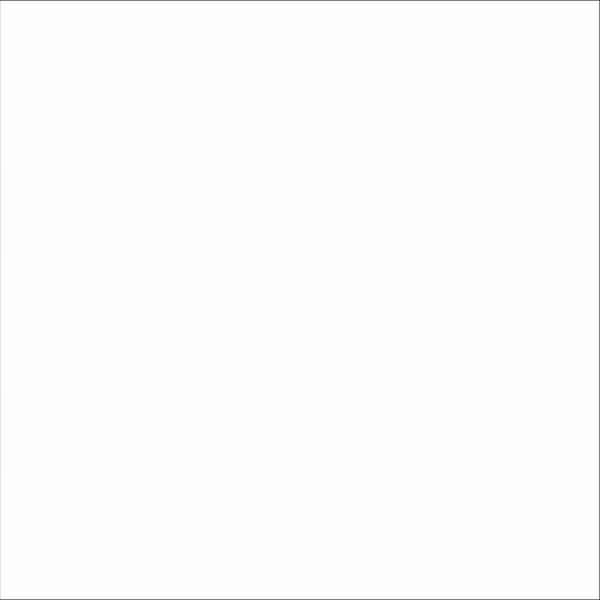
Frame 1 (no input)
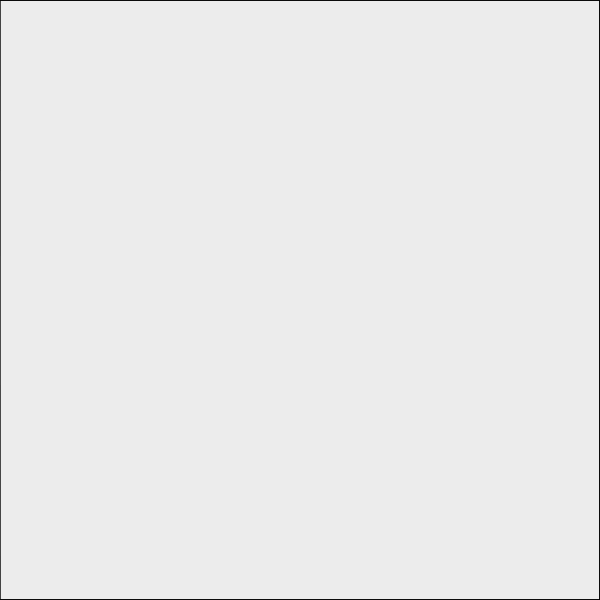
Frame 60 (no input)
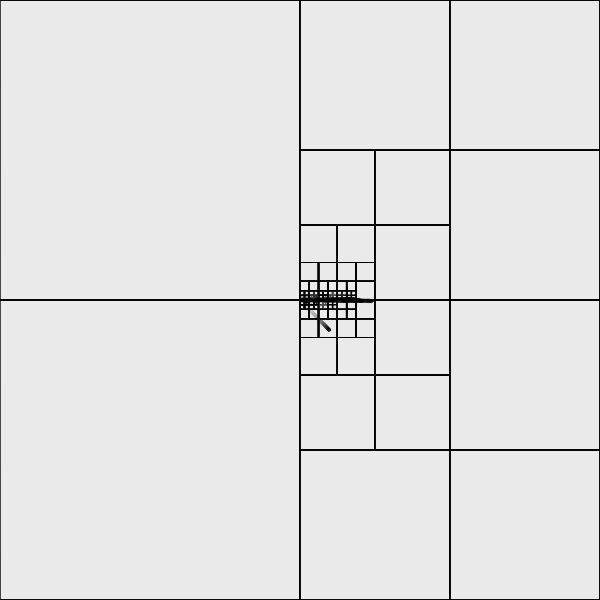
Frame 120 (the mouse pressed at the canvas centre since frame 60)

The p5.js sketch that drew these frames (run headless with seeded random() and noise() and a simulated clock; from frame 60 on, the mouse is pressed at the canvas centre):

// p5.js sketch
// ── sketch.js
let tree, walkers = [];

function setup() {
  createCanvas(600, 600);
  tree = new QuadTree(0, 0, width, height);
}

function draw() {
  background(220,12);
  
  walkers.forEach(w => w.update());
  
  tree.update(walkers);
  tree.draw();
  
  if (mouseIsPressed) {
    let ang = atan2(mouseY-pmouseY, mouseX-pmouseX);
    walkers.push(new Walker(mouseX, mouseY, ang));
  }
}

class Walker {
  constructor(x, y, angle) {
    this.x = x;
    this.y = y;
    this.angle = angle;
    this.lean = random(-0.001, 0.001);
    this.speed = random(0.5, 1.5);
  }
  update() {
    this.x += cos(this.angle) * this.speed;
    this.y += sin(this.angle) * this.speed;
    this.x = (this.x + width) % width;
    this.y = (this.y + height) % height;
    this.angle += this.lean;
    return this;
  }
}

// ── qtree.js
class QuadTree {
  constructor(x, y, w, h) {
    this.bounds = { x, y, w, h };
    this.capacity = 4;
    this.points = [];
    this.divided = false;
  }
  
  update(pts) {
    if (this.divided) {
      this.divided = false;
      delete this.nw;
      delete this.ne;
      delete this.sw;
      delete this.se;
    }
    this.points = [];
    pts.forEach(p => this.insert(p));
  }

  size() {
    return (this.points.length + (this.divided ? 
      this.nw.size() + this.ne.size() + this.sw.size() + this.se.size(): 0));
  }

  draw() {
    let { x, y, w, h } = this.bounds;
   
    if (this.divided) {
      this.nw.draw();
      this.ne.draw();
      this.sw.draw();
      this.se.draw();
    }
    else {
      noFill();
      stroke(0);
      rect(x, y, w, h);
      this.points.forEach((pt) => circle(pt.x, pt.y, 3));
    }
  }

  subdivide() {
    let { x, y, w, h } = this.bounds;
    
    // divid into 4 new trees
    this.nw = new QuadTree(x, y, w / 2, h / 2);
    this.ne = new QuadTree(x + w / 2, y, w / 2, h / 2);
    this.sw = new QuadTree(x, y + h / 2, w / 2, h / 2);
    this.se = new QuadTree(x + w / 2, y + h / 2, w / 2, h / 2);
    this.divided = true;
    
    // move the points to the new trees
    this.points.forEach(p => this.toChildren(p));
    this.points = [];
  }

  insert(pt) {
    if (!this.contains(pt)) return false; // ignore

    if (!this.divided) {
      
      if (this.points.length < this.capacity) { // insert
        this.points.push(pt); 
        return true;
      }
      if (this.points.length === this.capacity) { // divide
        this.subdivide();  
      }
    }
    
    // we're already divided, give to children
    return this.toChildren(pt);
  }
  
  toChildren(pt) {
    // try to insert in each of quadrants, if so return true
    return (this.nw.insert(pt) || this.ne.insert(pt) ||
      this.sw.insert(pt) || this.se.insert(pt));
  }

  contains(pt) {
    // check if the point is inside this quad
    let { x, y, w, h } = this.bounds;
    return pt.x >= x && pt.x <= x + w && pt.y >= y && pt.y <= y + h;
  }
}
